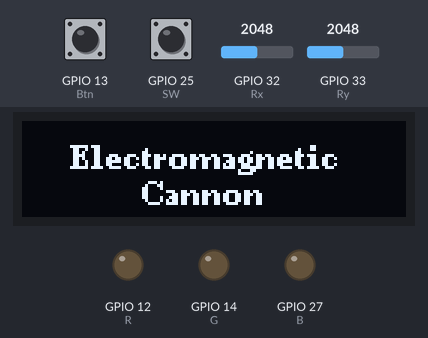
This sketch was run on a simulated ESP32. Parts: 128×32 one-colour display, output pins drawn as LEDs (lit = HIGH). Inputs (shaded band) come from the test bench; at power-on: GPIO 13 (Btn) LOW, GPIO 25 (SW) HIGH, GPIO 32 (Rx) = 2048, GPIO 33 (Ry) = 2048. WiFi joins after 1.5 s; servers stay silent unless stated; what the sketch prints to the serial monitor is not drawn.

Above: at 3.1 s.
At 6.2 s:
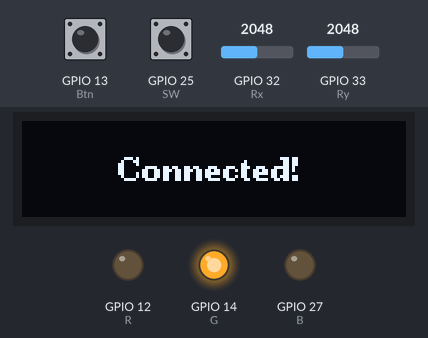
6.3 s: GPIO 13 (Btn) pulled HIGH for 0.6 s
At 7.7 s:
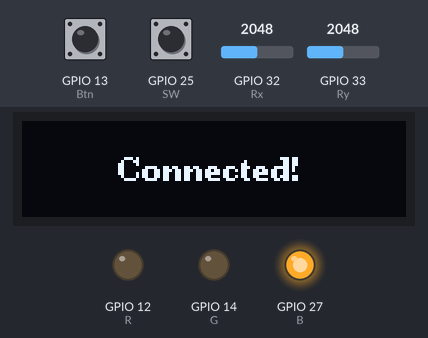
8.6 s: GPIO 13 (Btn) pulled HIGH for 1 s
At 9.0 s:
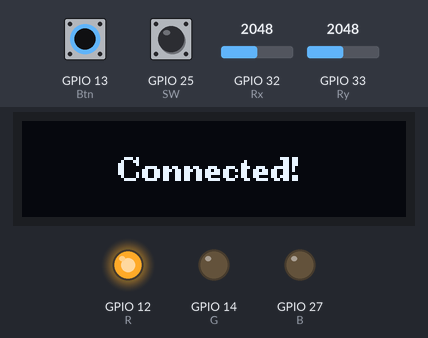
12.6 s: GPIO 13 (Btn) pulled HIGH for 3.2 s
At 17.3 s:
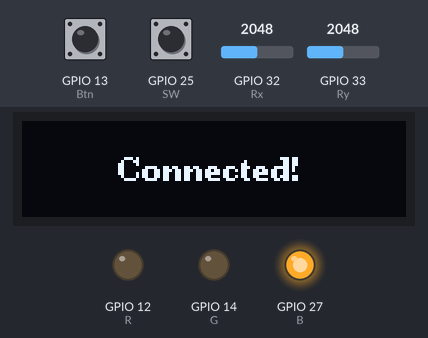
Timing chart, 0 to 18.8 s (numbered marks = the images above; inputs shaded):
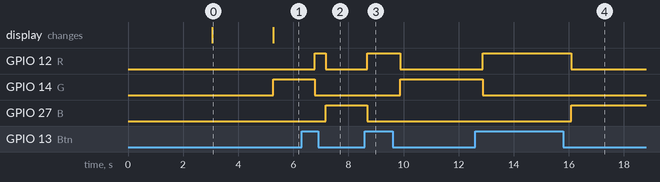

The sketch:

esp32.ino
```cpp
#include <WiFi.h>
#include<Arduino.h>
#include<HardwareSerial.h>
#include<stdio.h>
#include<stdlib.h>
#include<string.h>
#include<U8g2lib.h>
U8G2_SSD1306_128X32_UNIVISION_F_HW_I2C u8g2(U8G2_R0, /* reset=*/ U8X8_PIN_NONE);

//#include<wl_definitions.h>

const char* ssid = "esp8266";
const char* password = "wtgg6666";
const char* host = "192.168.4.1";
const int port = 8080; // ESP8266服务器监听的端口号
const int Rx=32,Ry=33,SW=25;
const int Btn=13;
const int R=12,G=14,B=27;
WiFiClient client;

void draw1(void) {
  u8g2.setFont(u8g2_font_ncenB08_tr); // 设置字体
  u8g2.drawStr(16, 16, "Electromagnetic");
  u8g2.drawStr(40, 28, "Cannon");
}
void draw2(void) {
  u8g2.setFont(u8g2_font_ncenB08_tr); // 设置字体
  u8g2.drawStr(32, 20, "Connected!");//在x=0,y=22的地方打印语句。
}
void draw3(void) {
  u8g2.setFont(u8g2_font_ncenB08_tr); // 设置字体
  //底座1
  u8g2.drawLine(20,32,68,32);
  u8g2.drawLine(20,30,68,30);
  u8g2.drawLine(20,32,20,30);
  u8g2.drawLine(68,32,68,30);
  //底座2
  u8g2.drawLine(22,30,22,28);
  u8g2.drawLine(22,28,64,28);
  u8g2.drawLine(64,30,64,28);
  //底座3
  u8g2.drawLine(40,24,40,28);
  u8g2.drawLine(48,24,48,28);
  u8g2.drawLine(40,24,48,24);
  //斜支架
  u8g2.drawLine(40,18,42,26);
  u8g2.drawLine(44,18,46,26);
  //小方块
  //炮管
  u8g2.drawLine(30,18,71,8);
  u8g2.drawLine(30,17,62,9);
  u8g2.drawLine(30,19,62,11);
  //隔板
  u8g2.drawLine(29,16,30,20);
  u8g2.drawLine(34,15,34,19);
  u8g2.drawLine(37,14,38,18);
  u8g2.drawLine(41,13,42,17);
  u8g2.drawLine(45,12,46,16);
  u8g2.drawLine(49,11,50,15);
  u8g2.drawLine(53,10,54,14);
  u8g2.drawLine(57,9,58,13);
  u8g2.drawLine(61,8,62,12);
  //电磁效果
  /*u8g2.drawLine(78,3,76,7);
  u8g2.drawLine(76,7,79,10);
  u8g2.drawLine(77,6,80,6);
  u8g2.drawLine(77,8,80,6);
  u8g2.drawLine(78,6,80,4);
  u8g2.drawLine(78,7,80,9);
  u8g2.drawLine(80,6,85,4);
  u8g2.drawLine(80,6,86,7);
  u8g2.drawLine(84,3,86,4);
  u8g2.drawLine(86,4,87,6);
  u8g2.drawLine(87,6,85,9);
  */
  //炮弹
  u8g2.drawLine(88,4,90,6);
  u8g2.drawLine(90,6,96,5);
  u8g2.drawLine(96,5,99,2);
  u8g2.drawLine(99,2,94,2);
  u8g2.drawLine(94,2,88,4);
  //闪电图案
  u8g2.drawLine(12,8,9,18);
  u8g2.drawLine(9,18,13,16);
  u8g2.drawLine(13,16,12,24);
  u8g2.drawLine(12,24,15,14);
  u8g2.drawLine(15,14,11,16);
  u8g2.drawLine(11,16,12,8);
  //文字
  u8g2.drawStr(76,24,"Electrify!");
}

void setup() {
  Serial.begin(9600);
  WiFi.begin(ssid, password);
  pinMode(SW,INPUT_PULLUP);//摇杆上拉电
  pinMode(Btn,INPUT);
  pinMode(Rx,INPUT);
  pinMode(Ry,INPUT);
  pinMode(R, OUTPUT);
  pinMode(G, OUTPUT);
  pinMode(B, OUTPUT);
  u8g2.begin();
  u8g2.firstPage();
  do {
    draw3();
  } while(u8g2.nextPage());
  delay(3000);
  u8g2.firstPage();
  do {
    draw1();
  } while(u8g2.nextPage());
  delay(2000);

  while (WiFi.status() != WL_CONNECTED) {
    delay(1000);
    Serial.print(".");
  }

  Serial.println("WiFi connected");
  Serial.println("IP address: ");
  Serial.println(WiFi.localIP());

}

int connection=0;
int btn=0,btn_pre=0,btn_swch=0,btn_init=0;
void loop() {
  if (!client.connect(host, port)) { // 尝试连接到服务器
    connection=0;
    digitalWrite(R,LOW);
    digitalWrite(G,LOW);
    digitalWrite(B,LOW);
    Serial.println("Connection to server failed");

    u8g2.firstPage();
    do {
      draw3();
    } while(u8g2.nextPage());
    delay(3000);

    u8g2.firstPage();
    do {
      draw1();
    } while(u8g2.nextPage());
    delay(2000);
    return;
  }

  //以下是正常情况下运行的代码
  if(connection==0){
    Serial.println("Connected to server");
    u8g2.firstPage();
    do {
      draw2();
    } while(u8g2.nextPage());
  }
  connection=1;

  // 等待服务器发送的消息
  int flag=-1,flag2=0;
  int voltage=0,charging=0,active=0;
  if (client.available()) {
    String line = client.readStringUntil('\n');
    //Serial.print("Received from server: ");
    Serial.println(line);
    flag=sscanf(line.c_str(),"Voltage:%d,Charging:%d,Active:%d",&voltage,&charging,&active);
  }
  if(flag!=-1){
    int progress,progressX,progressWidth,progressHeight;
    u8g2.firstPage();
    do {
      u8g2.setFont(u8g2_font_ncenB08_tr);
      // 显示"Charging"或"Active"
      u8g2.setCursor(36, 8);
      if (charging == 0 && active == 1) {
        u8g2.print("Active");
      }
      else if(charging == 1 && active == 0) {
        u8g2.print("Charging");
      }
      else {
        Serial.print("Error");
        flag2=1;
      }
      if(flag2==0){
        // 显示文本"Voltage:"
        u8g2.setCursor(24, 16);
        u8g2.print("Voltage:");

        // 显示电压值
        u8g2.setCursor(70, 16);
        u8g2.print(voltage);
        u8g2.print("V");

        // 绘制进度条
        progress = (int)(voltage / 3.0); // 将电压值映射到进度条的百分比
        progressX = 14; // 进度条开始位置，确保不会顶格
        progressWidth = 100; // 进度条总长度
        progressHeight = 8; // 进度条高度

        // 绘制进度条背景
        u8g2.drawFrame(progressX, 22, progressWidth, progressHeight);

        // 绘制进度条填充
        if (progress > 0) {
          u8g2.drawBox(progressX, 22, progress, progressHeight);
        }
      }
    } while(u8g2.nextPage());
    flag=-1;
    flag2=0;
  }

  // 客户端测试消息
  //client.println("Hello from ESP32 Client");

  //摇杆&按钮
  int x=analogRead(Rx);
  int y=analogRead(Ry);
  int sw=1-digitalRead(SW);//换了个引脚，好了……
  btn=digitalRead(Btn);
  btn_swch=abs(btn-btn_pre);
  btn_init+=btn_swch;
  btn_init%=4;
  //Serial.println(btn);//
  char* chtr=new char[100];
  sprintf(chtr,"Mode:%d,JoyX:%d,JoyY:%d,JoyBtnPressed:%d",btn_init/2,x,y,sw);
  client.println(chtr);
  //client.print("\n");
  Serial.println(chtr);
  //Serial.print("\n");
  digitalWrite(R,LOW);
  digitalWrite(G,LOW);
  digitalWrite(B,LOW);
  if(btn_init==0){
    digitalWrite(G,HIGH);
    delay(100);
  }
  else if(btn_init==2){
    digitalWrite(B,HIGH);
    delay(100);
  }
  else
  {
    digitalWrite(R,HIGH);
  }
/*
  // 等待服务器响应
  unsigned long timeout = millis();
  while (client.available() == 0) {
    if (millis() - timeout > 10000) {
      Serial.println("Client timeout");
      client.stop();
      return;
    }
  }

  // 读取服务器发送的第二条消息
  while (client.available()) {
    String line = client.readStringUntil('\n');
    Serial.print("Received from server: ");
    Serial.println(line);
  }
*/

  // 客户端发送确认接收消息
  //client.println("ESP32 Client received your message");

  // 关闭连接
  client.stop();
  //Serial.println("Client disconnected");// 每次都显示太乱了

  btn_pre=btn;

  // 等待一段时间再次发送
  delay(200);
}
```

Measured:
- after the input at 6.3 s, GPIO 12 (R): LOW → HIGH after 0.47 s, → LOW 0.40 s later; GPIO 14 (G): HIGH → LOW after 0.47 s; GPIO 27 (B): LOW → HIGH after 0.87 s
- after the input at 8.6 s, GPIO 12 (R): LOW → HIGH after 0.08 s, → LOW 1.2 s later; GPIO 14 (G): LOW → HIGH after 1.3 s; GPIO 27 (B): HIGH → LOW after 0.08 s
- after the input at 12.6 s, GPIO 12 (R): LOW → HIGH after 0.28 s, → LOW 3.2 s later; GPIO 14 (G): HIGH → LOW after 0.28 s; GPIO 27 (B): LOW → HIGH after 3.5 s
- what the display in image 0 shows lasts 2.2 s, from 3.1 s to 5.3 s
